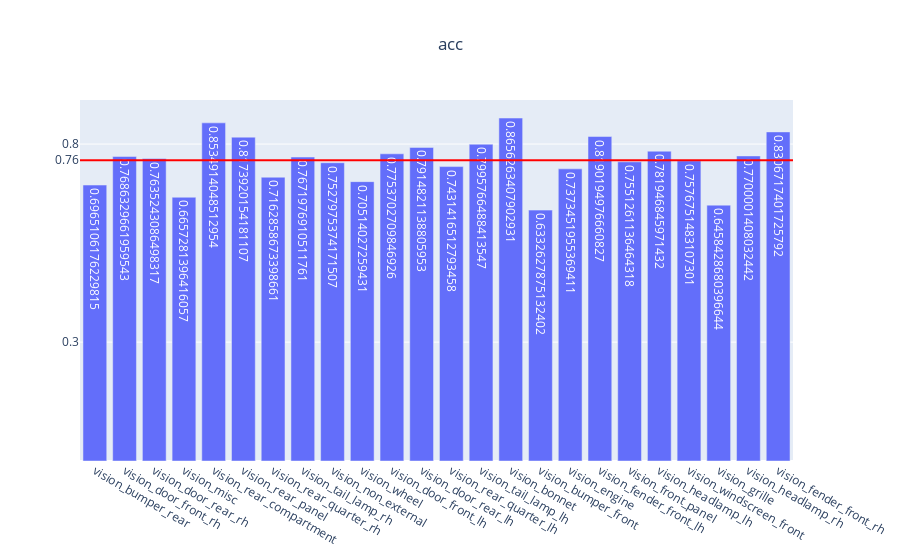

Notebook code for this chart:
### Code cell
genVisMulitlabel(partEvalMetrics, "acc")

### Figure 1 — Plotly figure (JSON) as saved in the notebook; plotly's stock layout.template omitted (floating-point values rounded to 4 significant figures)
{"data": [{"text": [0.6965, 0.7686, 0.7635, 0.6657, 0.8535, 0.8174, 0.7163, 0.7672, 0.7528, 0.7051, 0.7754, 0.7915, 0.7431, 0.7996, 0.8656, 0.6333, 0.7373, 0.819, 0.7551, 0.7819, 0.7577, 0.6458, 0.77, 0.8307], "type": "bar", "x": ["vision_bumper_rear", "vision_door_front_rh", "vision_door_rear_rh", "vision_misc", "vision_rear_compartment", "vision_rear_panel", "vision_rear_quarter_rh", "vision_tail_lamp_rh", "vision_non_external", "vision_wheel", "vision_door_front_lh", "vision_door_rear_lh", "vision_rear_quarter_lh", "vision_tail_lamp_lh", "vision_bonnet", "vision_bumper_front", "vision_engine", "vision_fender_front_lh", "vision_front_panel", "vision_headlamp_lh", "vision_windscreen_front", "vision_grille", "vision_headlamp_rh", "vision_fender_front_rh"], "y": [0.6965, 0.7686, 0.7635, 0.6657, 0.8535, 0.8174, 0.7163, 0.7672, 0.7528, 0.7051, 0.7754, 0.7915, 0.7431, 0.7996, 0.8656, 0.6333, 0.7373, 0.819, 0.7551, 0.7819, 0.7577, 0.6458, 0.77, 0.8307]}], "layout": {"shapes": [{"line": {"color": "red", "width": 2}, "type": "line", "x0": 0, "x1": 1, "xref": "x domain", "y0": 0.7589, "y1": 0.7589, "yref": "y"}], "title": {"text": "acc", "x": 0.5}, "yaxis": {"tickmode": "array", "tickvals": ["0.76", 0.3, 0.8]}}}
